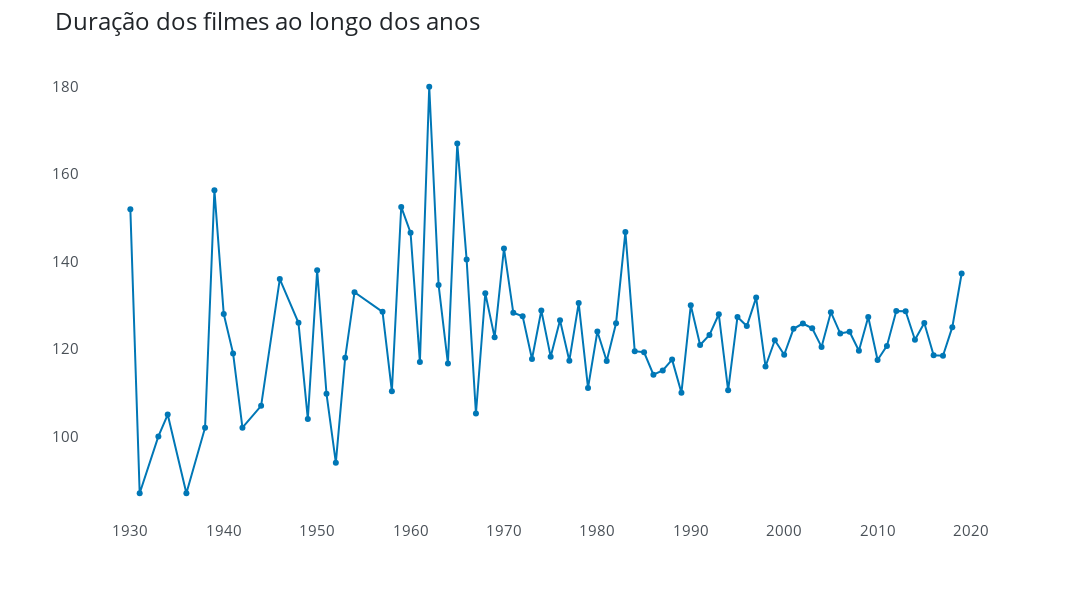

Source (notebook cell):
### Code cell
fig = px.line(runtime, x='Released_Year', y='duration', markers=True, color_discrete_sequence=[AZUL2], labels={'duration': 'Duração'})

fig.update_layout(width=1300, height=600, font_size=15, font_color=CINZA2, title_font_color=CINZA1, title_font_size=24, 
                  title_text='Duração dos filmes ao longo dos anos',
                  xaxis_title='', yaxis_title='', plot_bgcolor='white')

#labels = ['0h', '1h', '2h', '3h', '4h', '5h', '6h', '7h', '8h', '9h', '10h', '11h', '12h', '13h', '14h', '15h', '16h', '17h', '18h', '19h', '20h', '21h', '22h', '23h']
#fig.update_xaxes(ticktext=labels, tickvals=hours.index)

fig.update_traces(mode='markers+lines', hovertemplate = '<b>Ano:</b> %{x} <br> <b>Duração:</b> %{y} min')

fig.show()

### Figure 1 — Plotly figure (JSON) as saved in the notebook; plotly's stock layout.template omitted (floating-point values rounded to 4 significant figures)
{"data": [{"hovertemplate": "<b>Ano:</b> %{x} <br> <b>Duração:</b> %{y} min", "legendgroup": "", "line": {"color": "#0077b6", "dash": "solid"}, "marker": {"symbol": "circle"}, "mode": "markers+lines", "name": "", "orientation": "v", "showlegend": false, "type": "scatter", "x": [1930, 1931, 1933, 1934, 1936, 1938, 1939, 1940, 1941, 1942, 1944, 1946, 1948, 1949, 1950, 1951, 1952, 1953, 1954, 1957, 1958, 1959, 1960, 1961, 1962, 1963, 1964, 1965, 1966, 1967, 1968, 1969, 1970, 1971, 1972, 1973, 1974, 1975, 1976, 1977, 1978, 1979, 1980, 1981, 1982, 1983, 1984, 1985, 1986, 1987, 1988, 1989, 1990, 1991, 1992, 1993, 1994, 1995, 1996, 1997, 1998, 1999, 2000, 2001, 2002, 2003, 2004, 2005, 2006, 2007, 2008, 2009, 2010, 2011, 2012, 2013, 2014, 2015, 2016, 2017, 2018, 2019], "xaxis": "x", "y": [152, 87, 100, 105, 87, 102, 156.3, 128, 119, 102, 107, 136, 126, 104, 138, 109.8, 94, 118, 133, 128.5, 110.3, 152.5, 146.6, 117, 180, 134.7, 116.7, 167, 140.5, 105.2, 132.8, 122.7, 143, 128.3, 127.5, 117.7, 128.8, 118.2, 126.6, 117.3, 130.5, 111.1, 124, 117.2, 125.9, 146.8, 119.5, 119.2, 114.1, 115.1, 117.6, 110, 130, 120.9, 123.2, 127.9, 110.5, 127.3, 125.2, 131.8, 116, 122, 118.7, 124.6, 125.8, 124.7, 120.5, 128.4, 123.6, 124.0, 119.6, 127.3, 117.5, 120.7, 128.7, 128.6, 122.1, 125.9, 118.5, 118.4, 125, 137.3], "yaxis": "y"}], "layout": {"font": {"color": "#495057", "size": 15}, "height": 600, "legend": {"tracegroupgap": 0}, "margin": {"t": 60}, "plot_bgcolor": "white", "title": {"font": {"color": "#212529", "size": 24}, "text": "Duração dos filmes ao longo dos anos"}, "width": 1300, "xaxis": {"anchor": "y", "domain": [0, 1], "title": {"text": ""}}, "yaxis": {"anchor": "x", "domain": [0, 1], "title": {"text": ""}}}}
